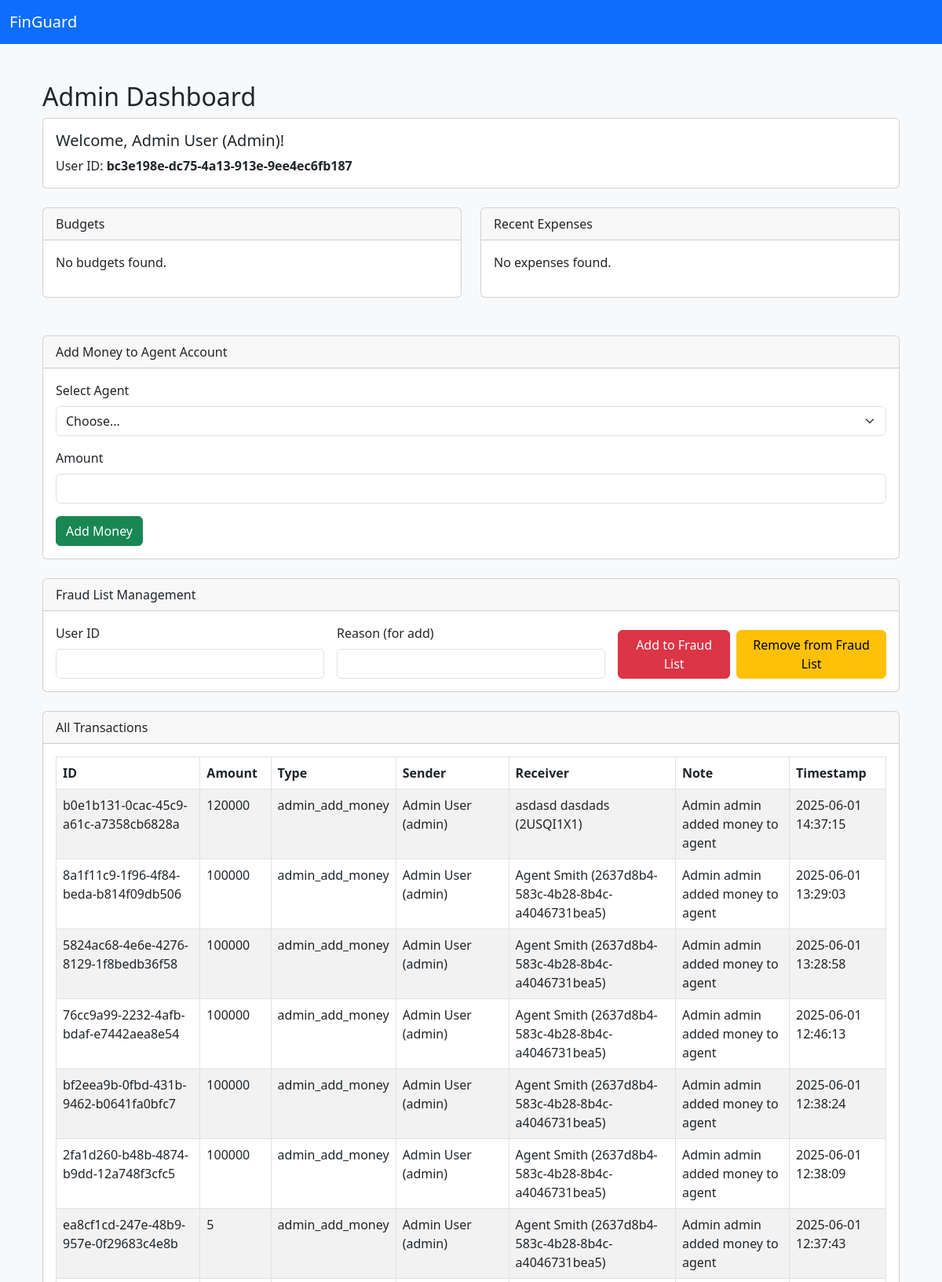
The app's page /admin/dashboard (upper part) with its own data.
### tables this page shows
CREATE TABLE "users" (
  "id" uuid PRIMARY KEY,
  "first_name" varchar,
  "last_name" varchar,
  "dob" date,
  "age" int,
  "gender" varchar,
  "marital_status" varchar,
  "blood_group" varchar,
  "balance" decimal(10,2),
  "joining_date" date,
  "role_id" uuid
);

CREATE TABLE "transactions" (
  "id" uuid PRIMARY KEY,
  "amount" decimal(10,2),
  "payment_method" varchar,
  "timestamp" datetime,
  "sender_id" uuid,
  "receiver_id" uuid,
  "note" text,
  "type" enum,
  "location" varchar
);

### app/routes/admin.py (the view, shortened to what this page needs)
@admin_bp.route('/admin/dashboard', methods=['GET', 'POST'])
def admin_dashboard():
    user = get_current_user()
    if not user:
        return redirect(url_for('user.login'))
    conn = current_app.get_db_connection()
    role_row = conn.execute('SELECT name FROM roles WHERE id = ?', (user['role_id'],)).fetchone()
    if not role_row or role_row['name'].lower() != 'admin':
        conn.close()
        return render_template('login.html', error='Access denied: Admins only.')
    agents = conn.execute('SELECT u.id, u.first_name, u.last_name, u.balance FROM users u JOIN roles r ON u.role_id = r.id WHERE LOWER(r.name) = "agent"').fetchall()
    users = conn.execute('SELECT u.id, u.first_name, u.last_name, u.balance FROM users u').fetchall()
    transactions = conn.execute('''SELECT t.*, s.first_name as sender_first, s.last_name as sender_last, r.first_name as receiver_first, r.last_name as receiver_last FROM transactions t
        LEFT JOIN users s ON t.sender_id = s.id
        LEFT JOIN users r ON t.receiver_id = r.id
        ORDER BY t.timestamp DESC LIMIT 100''').fetchall()
    frauds = conn.execute('''SELECT f.*, u1.first_name as reporter_first, u1.last_name as reporter_last, u2.first_name as reported_first, u2.last_name as reported_last FROM fraud_list f
        LEFT JOIN users u1 ON f.user_id = u1.id
        LEFT JOIN users u2 ON f.reported_user_id = u2.id
        ORDER BY f.id DESC LIMIT 100''').fetchall()
    try:
        admin_logs = conn.execute('''SELECT l.*, a.first_name as admin_first, a.last_name as admin_last FROM admin_logs l LEFT JOIN users a ON l.admin_id = a.id ORDER BY l.timestamp DESC LIMIT 100''').fetchall()
    except Exception:
        admin_logs = []
    add_money_success = None
    add_money_error = None
    fraud_action_success = None
    fraud_action_error = None
    role_action_success = None
    role_action_error = None
    perm_action_success = None
    perm_action_error = None
    roles = get_all_roles()
    permissions = get_all_permissions()
    role_permissions_map = {}
    for role in roles:
        role_permissions_map[role['id']] = [p['id'] for p in get_permissions_for_role(role['id'])]
    conn.close()
    return render_template('admin_dashboard.html', user=user, agents=agents, users=users, transactions=transactions, frauds=frauds, admin_logs=admin_logs, add_money_success=add_money_success, add_money_error=add_money_error, fraud_action_success=fraud_action_success, fraud_action_error=fraud_action_error, role_action_success=role_action_success, role_action_error=role_action_error, roles=roles, permissions=permissions, role_permissions_map=role_permissions_map, perm_action_success=perm_action_success, perm_action_error=perm_action_error)

### app/__init__.py (called while the page is built)
def get_db_connection():
    conn = sqlite3.connect('fin_guard.db')
    conn.row_factory = sqlite3.Row
    return conn

### app/utils/permissions_utils.py (called while the page is built)
def get_all_roles():
    conn = current_app.get_db_connection()
    roles = conn.execute('SELECT * FROM roles').fetchall()
    conn.close()
    return roles

def get_all_permissions():
    conn = current_app.get_db_connection()
    permissions = conn.execute('SELECT * FROM permissions').fetchall()
    conn.close()
    return permissions

def get_permissions_for_role(role_id):
    conn = current_app.get_db_connection()
    perms = conn.execute('''SELECT p.* FROM permissions p
        JOIN role_permissions rp ON p.id = rp.permission_id
        WHERE rp.role_id = ?''', (role_id,)).fetchall()
    conn.close()
    return perms

### app/utils/user_utils.py (called while the page is built)
def get_current_user():
    user_id = session.get('user_id')
    conn = current_app.get_db_connection()
    user = None
    if user_id:
        user = conn.execute('SELECT * FROM users WHERE id = ?', (user_id,)).fetchone()
    if not user:
        user = conn.execute('SELECT * FROM users LIMIT 1').fetchone()
    conn.close()
    return user

### app/templates/admin_dashboard.html (shortened to what this page needs)
{% extends 'base.html' %}
{% block content %}
<div class="container py-4">
    <h2>Admin Dashboard</h2>
    <div class="card mb-4">
        <div class="card-body">
            <h5 class="card-title">Welcome, {{ user.first_name }} {{ user.last_name }} (Admin)!</h5>
            <p class="card-text">User ID: <strong>{{ user.id }}</strong></p>
        </div>
    </div>
    <div class="row">
        <div class="col-md-6">
            <div class="card mb-4">
                <div class="card-header">Budgets</div>
                <div class="card-body">
                    {% if budgets %}
                        <ul class="list-group">
                        {% for budget in budgets %}
                            <li class="list-group-item d-flex justify-content-between align-items-center">
                                {{ budget.name if budget.name else 'N/A' }} ({{ budget.currency if budget.currency else '' }})
                                <span class="badge bg-primary">{{ budget.amount }}</span>
                            </li>
                        {% endfor %}
                        </ul>
                    {% else %}
                        <p>No budgets found.</p>
                    {% endif %}
                </div>
            </div>
        </div>
        <div class="col-md-6">
            <div class="card mb-4">
                <div class="card-header">Recent Expenses</div>
                <div class="card-body">
                    {% if expenses %}
                        <ul class="list-group">
                        {% for exp in expenses %}
                            <li class="list-group-item d-flex justify-content-between align-items-center">
                                {{ exp.note if exp.note else 'Expense' }} ({{ exp.location if exp.location else '' }})
                                <span class="badge bg-danger">{{ exp.amount }}</span>
                            </li>
                        {% endfor %}
                        </ul>
                    {% else %}
                        <p>No expenses found.</p>
                    {% endif %}
                </div>
            </div>
        </div>
    </div>
    <div class="card mt-4 mb-4">
        <div class="card-header">Add Money to Agent Account</div>
        <div class="card-body">
            <form method="POST">
                <div class="mb-3">
                    <label for="agent_id" class="form-label">Select Agent</label>
                    <select class="form-select" id="agent_id" name="agent_id" required>
                        <option value="">Choose...</option>
                    </select>
                </div>
                <div class="mb-3">
                    <label for="amount" class="form-label">Amount</label>
                    <input type="number" class="form-control" id="amount" name="amount" min="0.01" step="0.01" required>
                </div>
                <button type="submit" class="btn btn-success">Add Money</button>
            </form>
        </div>
    </div>
    <div class="card mb-4">
        <div class="card-header">Fraud List Management</div>
        <div class="card-body">
            <form method="POST" class="row g-3">
                <div class="col-md-4">
                    <label for="fraud_user_id" class="form-label">User ID</label>
                    <input type="text" class="form-control" id="fraud_user_id" name="fraud_user_id" required>
                </div>
                <div class="col-md-4">
                    <label for="fraud_reason" class="form-label">Reason (for add)</label>
                    <input type="text" class="form-control" id="fraud_reason" name="fraud_reason">
                </div>
                <div class="col-md-4 d-flex align-items-end gap-2">
                    <button type="submit" name="fraud_action" value="add" class="btn btn-danger">Add to Fraud List</button>
                    <button type="submit" name="fraud_action" value="remove" class="btn btn-warning">Remove from Fraud List</button>
                </div>
            </form>
        </div>
    </div>
    <div class="card mb-4">
        <div class="card-header">All Transactions</div>
        <div class="card-body table-responsive">
            <table class="table table-striped table-bordered">
                <thead>
                    <tr>
                        <th>ID</th>
                        <th>Amount</th>
                        <th>Type</th>
                        <th>Sender</th>
                        <th>Receiver</th>
                        <th>Note</th>
                        <th>Timestamp</th>
                    </tr>
                </thead>
                <tbody>
                    {% for t in transactions %}
                    <tr>
                        <td>{{ t.id }}</td>
                        <td>{{ t.amount }}</td>
                        <td>{{ t.type }}</td>
                        <td>{{ t.sender_first }} {{ t.sender_last }} ({{ t.sender_id }})</td>
                        <td>{{ t.receiver_first }} {{ t.receiver_last }} ({{ t.receiver_id }})</td>
                        <td>{{ t.note }}</td>
                        <td>{{ t.timestamp }}</td>
                    </tr>
                    {% endfor %}
                </tbody>
            </table>
        </div>
    </div>
</div>
{% endblock %}

### app/templates/base.html (shortened to what this page needs)
<!DOCTYPE html>
<html lang="en">
<head>
    <link rel="stylesheet" href="https://cdn.jsdelivr.net/npm/bootstrap@5.3.0/dist/css/bootstrap.min.css">
    <link rel="stylesheet" href="{{ url_for('static', filename='css/style.css') }}">
</head>
<body>
    <nav class="navbar navbar-expand-lg navbar-dark bg-primary">
        <div class="container-fluid">
            <a class="navbar-brand" href="#">FinGuard</a>
        </div>
    </nav>
    <div class="container mt-4">
        {% block content %}{% endblock %}
    </div>
</body>
</html>

### app/static/css/style.css (style rules this page uses)
body { background-color: #f8f9fa; }

### records on screen
users: first_name "Admin", last_name "User", id "bc3e198e-dc75-4a13-913e-9ee4ec6fb187"
transactions: id "b0e1b131-0cac-45c9-a61c-a7358cb6828a", amount "120000", type "admin_add_money", sender_first "Admin", sender_last "User", sender_id "admin", receiver_first "asdasd", receiver_last "dasdads", receiver_id "2USQI1X1", note "Admin admin added money to agent", timestamp "2025-06-01 14:37:15"
transactions: id "8a1f11c9-1f96-4f84-beda-b814f09db506", amount "100000", type "admin_add_money", sender_first "Admin", sender_last "User", sender_id "admin", receiver_first "Agent", receiver_last "Smith", receiver_id "2637d8b4-583c-4b28-8b4c-a4046731bea5", note "Admin admin added money to agent", timestamp "2025-06-01 13:29:03"
transactions: id "5824ac68-4e6e-4276-8129-1f8bedb36f58", amount "100000", type "admin_add_money", sender_first "Admin", sender_last "User", sender_id "admin", receiver_first "Agent", receiver_last "Smith", receiver_id "2637d8b4-583c-4b28-8b4c-a4046731bea5", note "Admin admin added money to agent", timestamp "2025-06-01 13:28:58"
transactions: id "76cc9a99-2232-4afb-bdaf-e7442aea8e54", amount "100000", type "admin_add_money", sender_first "Admin", sender_last "User", sender_id "admin", receiver_first "Agent", receiver_last "Smith", receiver_id "2637d8b4-583c-4b28-8b4c-a4046731bea5", note "Admin admin added money to agent", timestamp "2025-06-01 12:46:13"
transactions: id "bf2eea9b-0fbd-431b-9462-b0641fa0bfc7", amount "100000", type "admin_add_money", sender_first "Admin", sender_last "User", sender_id "admin", receiver_first "Agent", receiver_last "Smith", receiver_id "2637d8b4-583c-4b28-8b4c-a4046731bea5", note "Admin admin added money to agent", timestamp "2025-06-01 12:38:24"
transactions: id "2fa1d260-b48b-4874-b9dd-12a748f3cfc5", amount "100000", type "admin_add_money", sender_first "Admin", sender_last "User", sender_id "admin", receiver_first "Agent", receiver_last "Smith", receiver_id "2637d8b4-583c-4b28-8b4c-a4046731bea5", note "Admin admin added money to agent", timestamp "2025-06-01 12:38:09"
transactions: id "ea8cf1cd-247e-48b9-957e-0f29683c4e8b", amount "5", type "admin_add_money", sender_first "Admin", sender_last "User", sender_id "admin", receiver_first "Agent", receiver_last "Smith", receiver_id "2637d8b4-583c-4b28-8b4c-a4046731bea5", note "Admin admin added money to agent", timestamp "2025-06-01 12:37:43"
